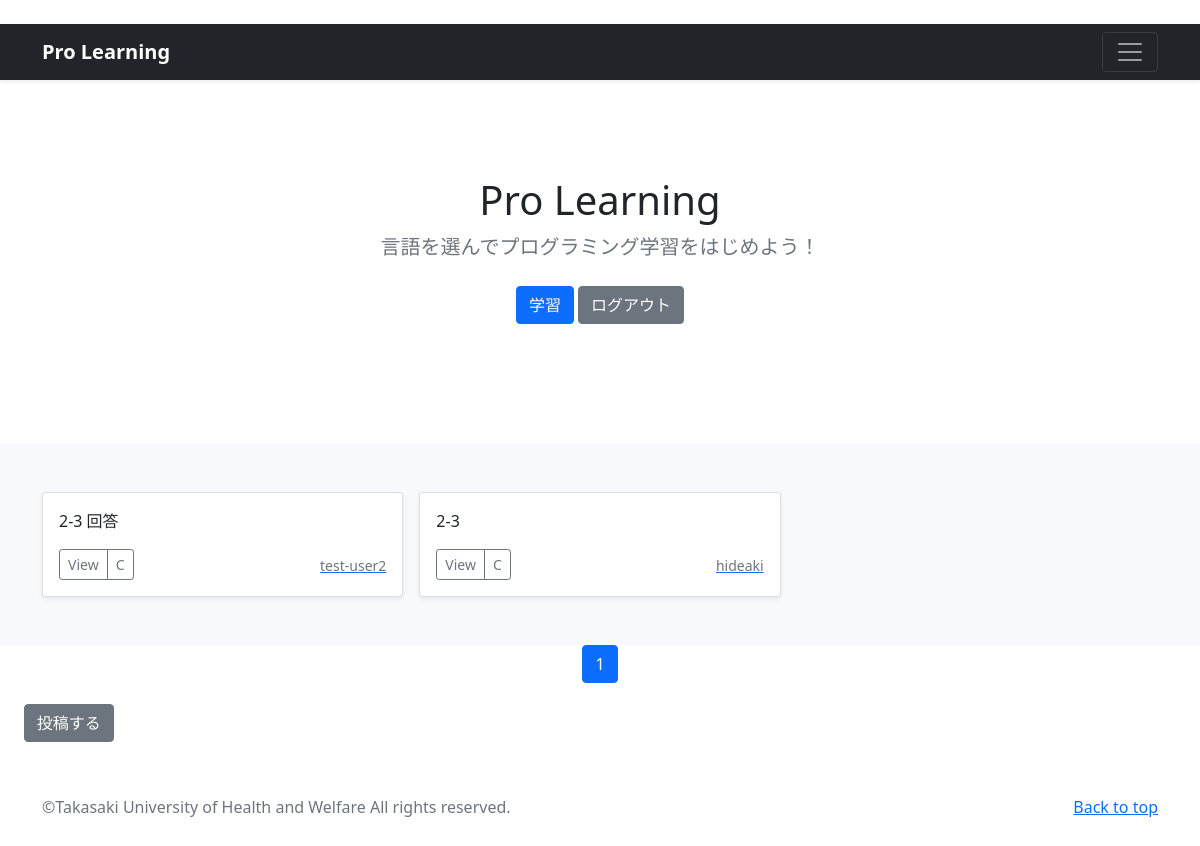
Page /photos/9 (signed in) on the committed database.
### photo/models.py (models this page shows, shortened)
class PhotoPost(models.Model):
    user = models.ForeignKey(
        CustomUser,
        verbose_name='ユーザー',
        on_delete=models.CASCADE
        )
    category = models.ForeignKey(
        Category,
        verbose_name='カテゴリ',
        on_delete=models.PROTECT
        )
    title = models.CharField(
        verbose_name='タイトル', # フィールドのタイトル
        max_length=200        # 最大文字数は200
        )
    comment = models.TextField(
        verbose_name='コメント',  # フィールドのタイトル
        )
    image1 = models.ImageField(
        verbose_name='イメージ1',# フィールドのタイトル
        upload_to = 'photos'   # MEDIA_ROOT以下のphotosにファイルを保存
        )
    image2 = models.ImageField(
        verbose_name='イメージ2',# フィールドのタイトル
        upload_to = 'photos',  # MEDIA_ROOT以下のphotosにファイルを保存
        blank=True,            # フィールド値の設定は必須でない
        null=True              # データベースにnullが保存されることを許容
        )
    posted_at = models.DateTimeField(
        verbose_name='投稿日時', # フィールドのタイトル
        auto_now_add=True       # 日時を自動追加
        )

class Category(models.Model):
    title = models.CharField(
        verbose_name='カテゴリ', # フィールドのタイトル
        max_length=20)

### accounts/models.py (models this page shows)
class CustomUser(AbstractUser):
    pass

### photo/views.py (the view)
class CategoryView(ListView):
    template_name ='index.html'
    paginate_by = 6
    def get_queryset(self):
      category_id = self.kwargs['category']
      categories = PhotoPost.objects.filter(
        category=category_id).order_by('-posted_at')
      return categories

### photo/templates/index.html (shortened to what this page needs)
{% extends 'base.html' %}
      {% block contents %}
      {% include "photos_title.html" %}
      {% if user.is_authenticated %}
      {% include "photos_list.html" %}
      {% include "pagination.html" %}
      <table>
      <td>&nbsp &nbsp &nbsp</td><td><a href="{% url 'photo:post' %}"
         class="btn btn-secondary my-1">投稿する</a></td></table>
      {% endif %}
      {% endblock %}

### photo/templates/photos_list.html
  <div class="album py-5 bg-light">
    <div class="container">
      <div class="row row-cols-1 row-cols-sm-2 row-cols-md-3 g-3">
        {% for record in object_list %}
        <div class="col">
          <div class="card shadow-sm">
            <div class="card-body">
              <p class="card-text">
                {{record.title}}
              </p>
              <div class="d-flex justify-content-between align-items-center">
                <div class="btn-group">
                  <button type="button"
                          class="btn btn-sm btn-outline-secondary"
onclick="location.href='{% url 'photo:photo_detail' record.pk %}'">
                          View</button>
                  <button type="button"
                          class="btn btn-sm btn-outline-secondary"
onclick="location.href='{% url 'photo:photos_cat' category=record.category.id %}'">
                          {{record.category.title}}</button>
                </div>
                <a href="{% url 'photo:user_list' user=record.user.id %}">
                  <small class="text-muted">
                    {{record.user.username}}</small>
                </a>
              </div>
            </div>
          </div>
        </div>
        {% endfor %}
      </div>
    </div>
  </div>

### rows in the picture
PhotoPost: title "2-3 回答", category "C", user.username "test-user2"
PhotoPost: title "2-3", category "C", user.username "hideaki"

### other values in the picture
{{ num }} "1"
